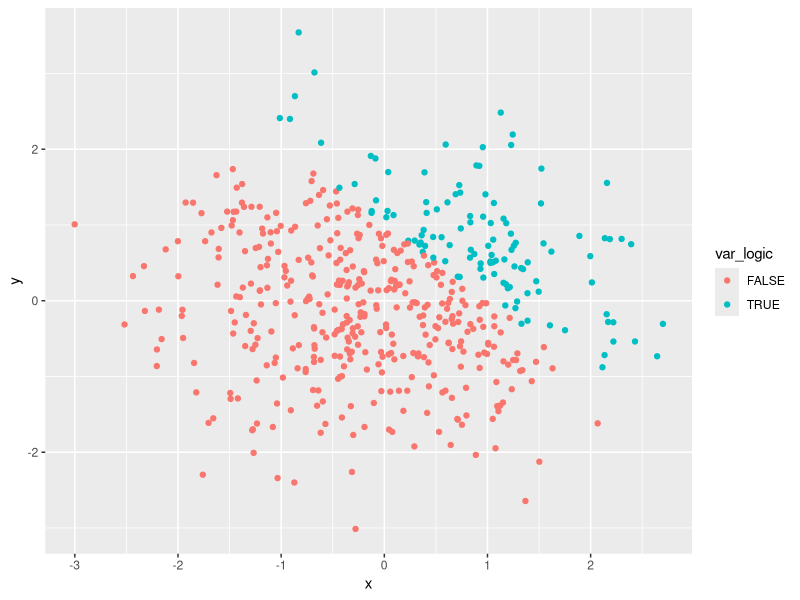
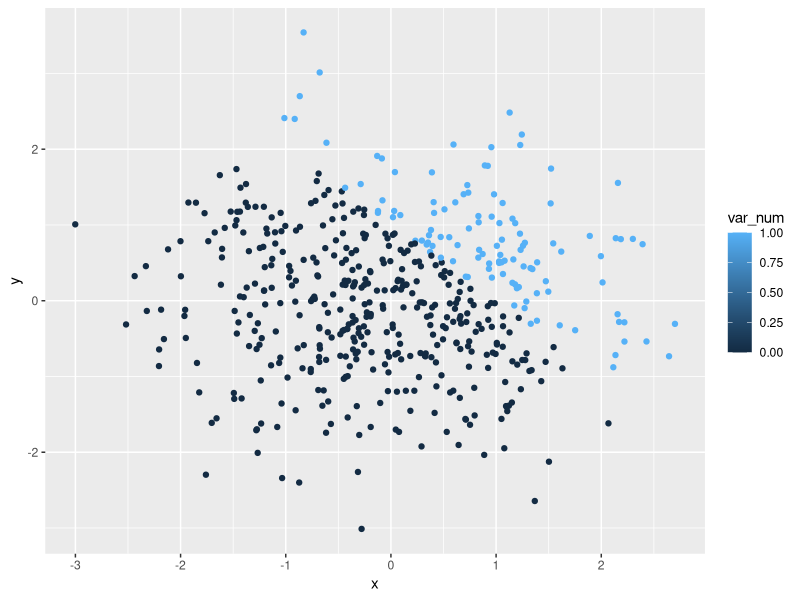
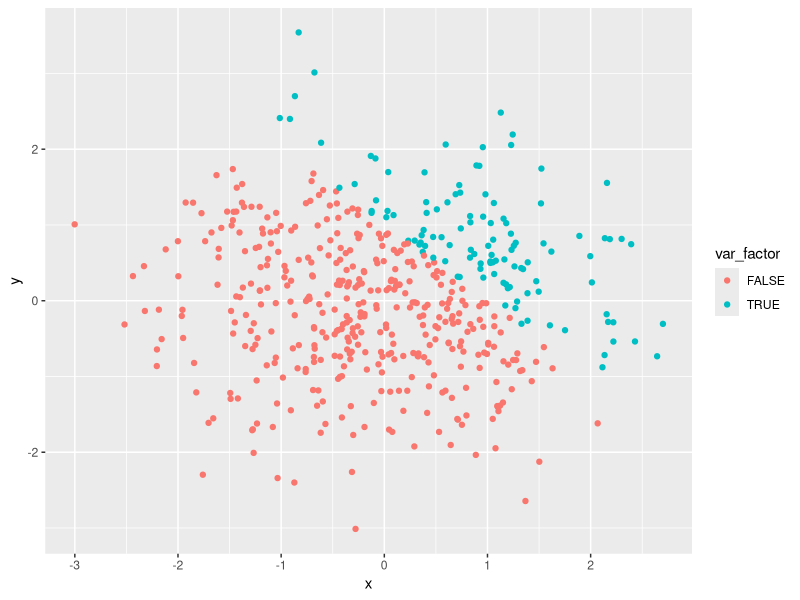
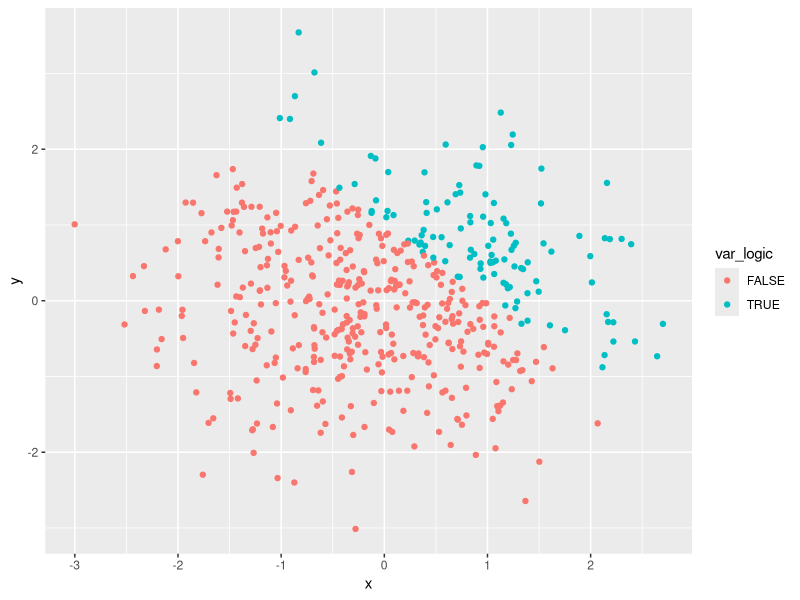

These charts were generated, in order, by the following R code:
## ---- chunk 1
knitr::opts_chunk$set(echo = TRUE)
library(tidyverse)
## ---- chunk 2
set.seed(1)

problem1_df = tibble(
  sample = rnorm(8),
  sample_logic = sample > 0,
  sample_char = c("hellow", "world", "this", "this", "is", "a","test", "!"),
  sample_factor = factor(c("apple", "banana", "grape", "banana", "grape",
                           "apple", "grape", "apple"))
)

mean(pull(problem1_df, sample))

mean(pull(problem1_df, sample_logic))

mean(pull(problem1_df, sample_char))

mean(pull(problem1_df, sample_factor))
## ---- chunk 3
as.numeric(pull(problem1_df, sample_logic))

as.numeric(pull(problem1_df, sample_char))

as.numeric(pull(problem1_df, sample_factor))
## ---- chunk 4
as.numeric(pull(problem1_df, sample_logic)) * pull(problem1_df, sample)

as.factor(pull(problem1_df, sample_logic)) * pull(problem1_df, sample)

as.numeric(as.factor(pull(problem1_df, sample_logic))) * pull(problem1_df, sample)
## ---- chunk 5
set.seed(10)

problem2_df = tibble(
  x = rnorm(500),
  y = rnorm(500),
  var_logic = x + y > 1,
  var_num = as.numeric(var_logic),
  var_factor = as.factor(var_logic)
)
## ---- chunk 6
a = ggplot(problem2_df, aes(x = x, y = y, color = var_logic)) + geom_point()

b = ggplot(problem2_df, aes(x = x, y = y, color = var_num)) + geom_point()

c = ggplot(problem2_df, aes(x = x, y = y, color = var_factor)) + geom_point()

a
b
c
## ---- chunk 7
ggsave("scatter_plot.pdf", plot = a)
